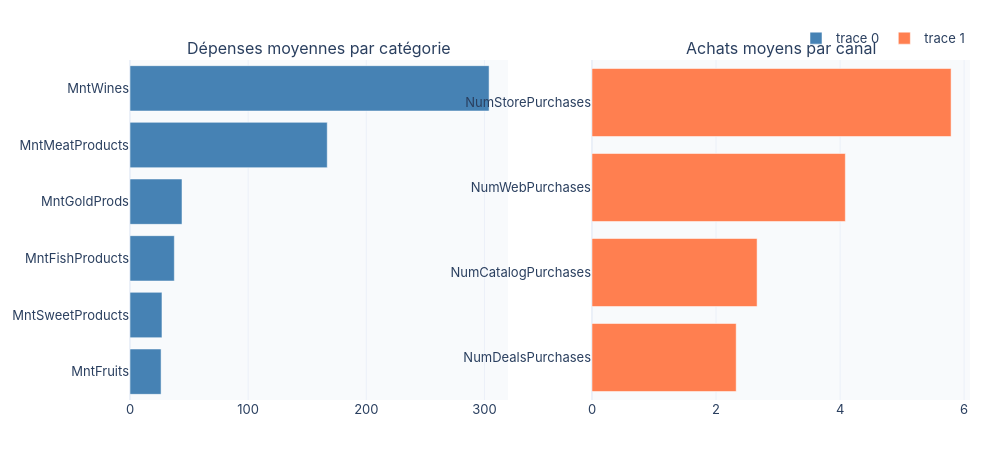
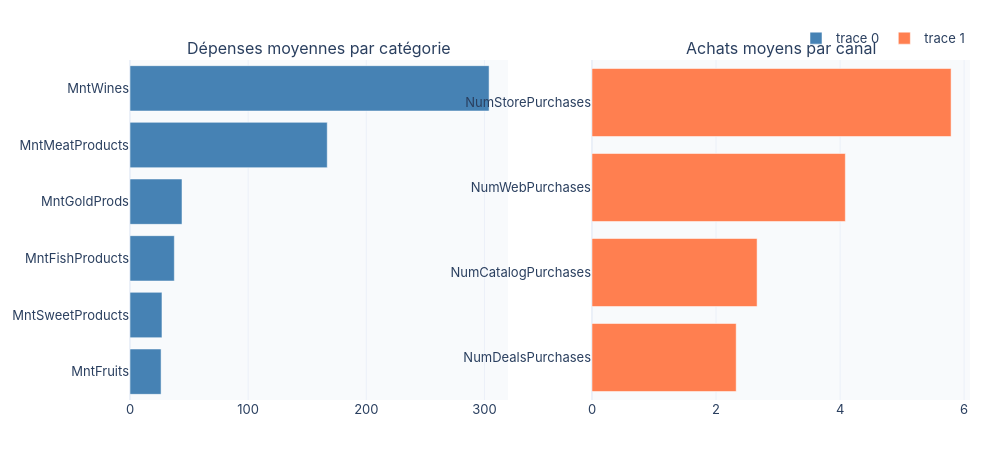

Notebook code cell kept with these figures, in order:
### Code cell
# Dépenses par canal d'achat
spend_cols = [c for c in df.columns if c.startswith('Mnt')]
channel_cols = [c for c in df.columns if 'Purchases' in c]

spend_mean = df[spend_cols].mean().sort_values()
channel_mean = df[channel_cols].mean().sort_values()

fig = make_subplots(rows=1, cols=2, subplot_titles=['Dépenses moyennes par catégorie', 'Achats moyens par canal'])
fig.add_trace(go.Bar(x=spend_mean.values, y=spend_mean.index, orientation='h', marker_color=COLORS['primary']), row=1, col=1)
fig.add_trace(go.Bar(x=channel_mean.values, y=channel_mean.index, orientation='h', marker_color=COLORS['accent']), row=1, col=2)
fig.update_layout(height=450, width=1000)
show_figure(fig, '../reports/figures/ex2_spending_channels.png', width=1000, height=450)

### Figure 1 — Plotly figure (JSON) as saved in the notebook; plotly's stock layout.template omitted (floating-point values rounded to 4 significant figures)
{"data": [{"marker": {"color": "#4682B4"}, "orientation": "h", "type": "bar", "x": [26.3, 27.06, 37.53, 44.02, 166.9, 303.9], "xaxis": "x", "y": ["MntFruits", "MntSweetProducts", "MntFishProducts", "MntGoldProds", "MntMeatProducts", "MntWines"], "yaxis": "y"}, {"marker": {"color": "#FF7F50"}, "orientation": "h", "type": "bar", "x": [2.325, 2.662, 4.085, 5.79], "xaxis": "x2", "y": ["NumDealsPurchases", "NumCatalogPurchases", "NumWebPurchases", "NumStorePurchases"], "yaxis": "y2"}], "layout": {"annotations": [{"font": {"size": 16}, "showarrow": false, "text": "Dépenses moyennes par catégorie", "x": 0.225, "xanchor": "center", "xref": "paper", "y": 1, "yanchor": "bottom", "yref": "paper"}, {"font": {"size": 16}, "showarrow": false, "text": "Achats moyens par canal", "x": 0.775, "xanchor": "center", "xref": "paper", "y": 1, "yanchor": "bottom", "yref": "paper"}], "colorway": ["#4682B4", "#FF6347", "#FF7F50", "#708090"], "font": {"family": "-apple-system, BlinkMacSystemFont, Segoe UI, Roboto, sans-serif", "size": 13}, "height": 450, "legend": {"orientation": "h", "x": 1, "xanchor": "right", "y": 1.02, "yanchor": "bottom"}, "margin": {"b": 50, "l": 60, "r": 30, "t": 60}, "paper_bgcolor": "#FFFFFF", "plot_bgcolor": "#F8FAFC", "width": 1000, "xaxis": {"anchor": "y", "domain": [0, 0.45]}, "xaxis2": {"anchor": "y2", "domain": [0.55, 1]}, "yaxis": {"anchor": "x", "domain": [0, 1]}, "yaxis2": {"anchor": "x2", "domain": [0, 1]}}}

### Figure 2 — Plotly figure (JSON) as saved in the notebook; plotly's stock layout.template omitted (floating-point values rounded to 4 significant figures)
{"data": [{"marker": {"color": "#4682B4"}, "orientation": "h", "type": "bar", "x": [26.3, 27.06, 37.53, 44.02, 166.9, 303.9], "xaxis": "x", "y": ["MntFruits", "MntSweetProducts", "MntFishProducts", "MntGoldProds", "MntMeatProducts", "MntWines"], "yaxis": "y"}, {"marker": {"color": "#FF7F50"}, "orientation": "h", "type": "bar", "x": [2.325, 2.662, 4.085, 5.79], "xaxis": "x2", "y": ["NumDealsPurchases", "NumCatalogPurchases", "NumWebPurchases", "NumStorePurchases"], "yaxis": "y2"}], "layout": {"annotations": [{"font": {"size": 16}, "showarrow": false, "text": "Dépenses moyennes par catégorie", "x": 0.225, "xanchor": "center", "xref": "paper", "y": 1, "yanchor": "bottom", "yref": "paper"}, {"font": {"size": 16}, "showarrow": false, "text": "Achats moyens par canal", "x": 0.775, "xanchor": "center", "xref": "paper", "y": 1, "yanchor": "bottom", "yref": "paper"}], "colorway": ["#4682B4", "#FF6347", "#FF7F50", "#708090"], "font": {"family": "-apple-system, BlinkMacSystemFont, Segoe UI, Roboto, sans-serif", "size": 13}, "height": 450, "legend": {"orientation": "h", "x": 1, "xanchor": "right", "y": 1.02, "yanchor": "bottom"}, "margin": {"b": 50, "l": 60, "r": 30, "t": 60}, "paper_bgcolor": "#FFFFFF", "plot_bgcolor": "#F8FAFC", "width": 1000, "xaxis": {"anchor": "y", "domain": [0, 0.45]}, "xaxis2": {"anchor": "y2", "domain": [0.55, 1]}, "yaxis": {"anchor": "x", "domain": [0, 1]}, "yaxis2": {"anchor": "x2", "domain": [0, 1]}}}
